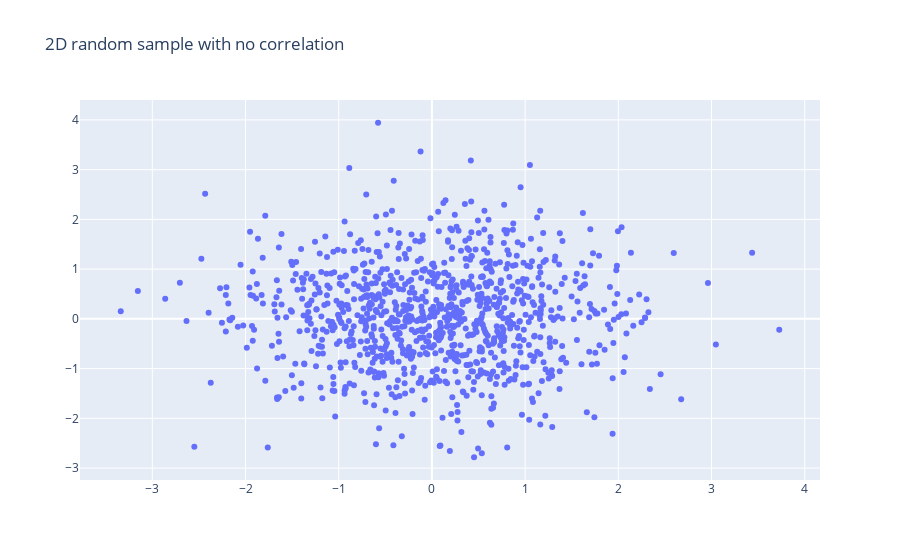

Source (notebook cell):
### Code cell
go_scatter(xs, ys, "2D random sample with no correlation")

### Figure 1 — Plotly figure (JSON) as saved in the notebook; plotly's stock layout.template omitted (floating-point values rounded to 4 significant figures; data arrays with more than 128 entries replaced by an {"elided": "..."} marker saying what was removed)
{"data": [{"mode": "markers", "type": "scatter", "x": {"elided": "1000 float values"}, "y": {"elided": "1000 float values"}}], "layout": {"title": {"text": "2D random sample with no correlation"}}}
